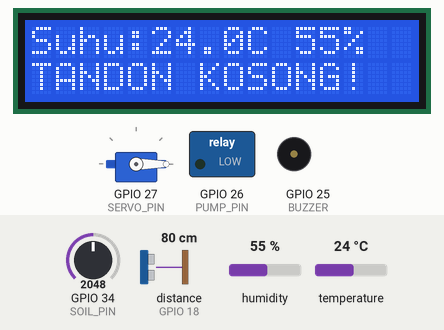
Recording of a program running on a simulated ESP32. Parts: 16×2 character LCD, servo, switched loads named in the program (green lamp = pin HIGH), buzzer (waves = sounding). Wiring (from diagram.json): ultrasonic range finder: trigger GPIO 5; echo GPIO 18. The inputs (shaded band) are chosen by the test bench; at power-on: distance to the obstacle (sensor on GPIO 18) 80 cm, GPIO 34 (SOIL_PIN) = 2048, humidity 55 %, temperature 24 °C. The echo pulse lasts 58.3 µs per cm; WiFi joins after 1.5 s; servers stay silent unless stated; no MQTT or app messages arrive unless stated; pins used as bus, display or sensor lines are not drawn; what the program prints to the serial monitor is not drawn.

Above: at 3.25 s.
3.9 s: distance to the obstacle (sensor on GPIO 18) set to 16 cm
10.0 s: distance to the obstacle (sensor on GPIO 18) set to 13 cm
At 11.1 s:
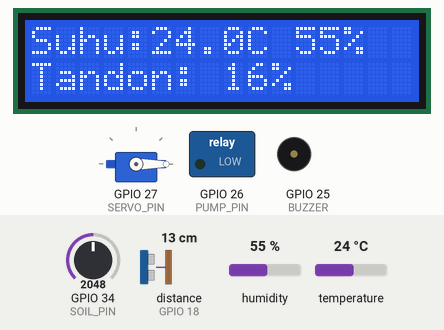
16.1 s: GPIO 34 (SOIL_PIN) set to 1696
At 18.6 s:
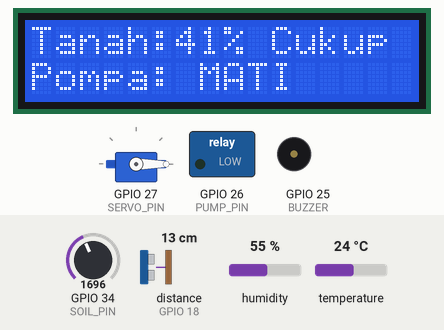
22.2 s: GPIO 34 (SOIL_PIN) set to 1582
At 25.1 s:
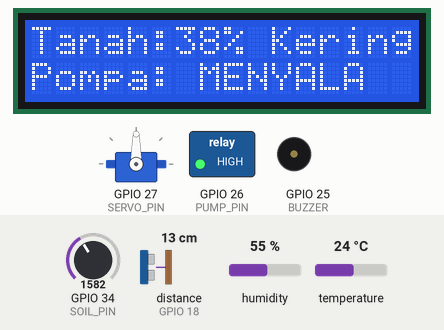
28.3 s: distance to the obstacle (sensor on GPIO 18) set to 18 cm
At 30.54 s:
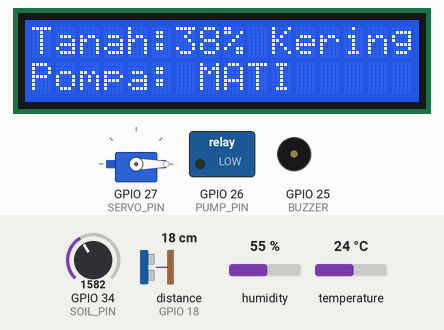
32.6 s: GPIO 34 (SOIL_PIN) set to 2866
At 36.99 s:
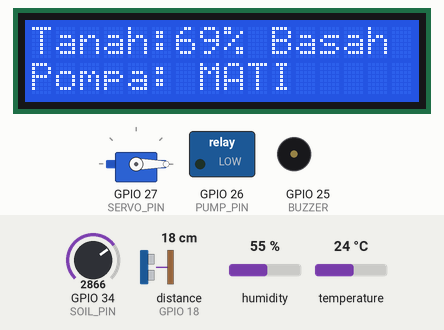
Timing chart, 0 to 38.8 s (numbered marks = the images above; inputs shaded):
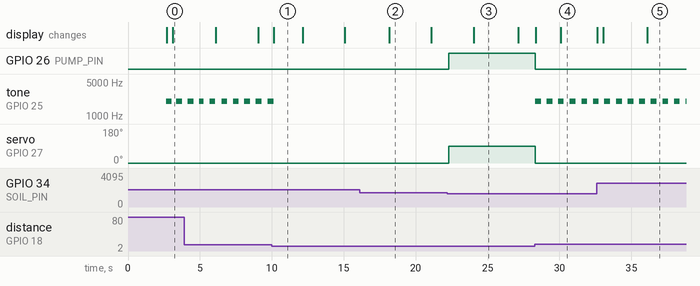

The program:

main.cpp
```cpp
#include <Arduino.h>
#include <DHT.h>
#include <Wire.h>
#include <LiquidCrystal_I2C.h>
#include <ESP32Servo.h>
#include <WiFi.h>
#include <WiFiClientSecure.h>
#include <PubSubClient.h>

// ======================= DEKLARASI FUNGSI =======================
String soilStatus(int soil);
String tempStatus(float t);

// ======================= WIFI & MQTT =======================
const char* WIFI_SSID = "Wokwi-GUEST";        // GANTI
const char* WIFI_PASS = "";    // GANTI

const char* MQTT_HOST = "j07117bb.ala.asia-southeast1.emqxsl.com";
const int   MQTT_PORT = 8883;
const char* MQTT_USER = "Lumba_Lumba";    // GANTI
const char* MQTT_PASS = "lumba123";    // GANTI

const char* TOPIC_DATA   = "smartfarm/lumba/data";
const char* TOPIC_EVENT  = "smartfarm/lumba/event";
const char* TOPIC_STATUS = "smartfarm/lumba/status";
const char* TOPIC_FREQ   = "smartfarm/lumba/set/buzzer_freq";

WiFiClientSecure espClient;
PubSubClient mqtt(espClient);

unsigned long lastMqttTry = 0;

// ======================= PIN =======================
#define SOIL_PIN  34
#define DHTPIN    15
#define TRIG      5
#define ECHO      18
#define PUMP_PIN  26
#define BUZZER    25
#define SERVO_PIN 27

#define RELAY_ON  HIGH
#define RELAY_OFF LOW

DHT dht(DHTPIN, DHT22);
LiquidCrystal_I2C lcd(0x27, 16, 2);
Servo myServo;

const int SOIL_DRY_PERCENT = 40;
const int SOIL_WET_PERCENT = 60;
const int TANK_EMPTY_CM    = 15;
const int TANK_FULL_CM     = 3;

bool pumpOn = false;
bool lastPump = false;
bool lastTankEmpty = false;

float t = 0, h = 0;

unsigned long lastDHT = 0;
unsigned long lastReport = 0;

// ======================= BUZZER =======================
const int BUZZER_CH      = 10;
int       buzzerFreq     = 2000;
const int BUZZER_BEEP_MS = 300;

unsigned long lastBeep = 0;
bool beepState = false;

void buzzerInit() {
#if ESP_ARDUINO_VERSION_MAJOR >= 3
  ledcAttach(BUZZER, 2000, 8);
#else
  ledcSetup(BUZZER_CH, 2000, 8);
  ledcAttachPin(BUZZER, BUZZER_CH);
#endif
}

void buzzerTone(int freq) {
#if ESP_ARDUINO_VERSION_MAJOR >= 3
  ledcWriteTone(BUZZER, freq);
#else
  ledcWriteTone(BUZZER_CH, freq);
#endif
}

void buzzerOff() {
  buzzerTone(0);
}

void alarmUpdate(bool active) {
  if (!active) {
    buzzerOff();
    beepState = false;
    return;
  }

  if (millis() - lastBeep >= BUZZER_BEEP_MS) {
    lastBeep = millis();
    beepState = !beepState;

    if (beepState) buzzerTone(buzzerFreq);
    else           buzzerOff();
  }
}

// ======================= MQTT =======================
void mqttEvent(const char* msg) {
  if (mqtt.connected()) mqtt.publish(TOPIC_EVENT, msg);
}

void mqttCallback(char* topic, byte* payload, unsigned int length) {
  char buf[16];
  unsigned int n = length < sizeof(buf) - 1 ? length : sizeof(buf) - 1;
  memcpy(buf, payload, n);
  buf[n] = '\0';

  if (strcmp(topic, TOPIC_FREQ) == 0) {
    int f = atoi(buf);
    buzzerFreq = constrain(f, 100, 5000);
    Serial.printf("[MQTT] Frekuensi buzzer diubah: %d Hz\n", buzzerFreq);
    mqttEvent("Frekuensi buzzer diubah via MQTT");
  }
}

void wifiConnect() {
  Serial.printf("[WIFI] Menghubungkan ke %s ", WIFI_SSID);
  WiFi.mode(WIFI_STA);
  WiFi.begin(WIFI_SSID, WIFI_PASS);

  unsigned long start = millis();
  while (WiFi.status() != WL_CONNECTED && millis() - start < 15000) {
    delay(500);
    Serial.print(".");
  }

  if (WiFi.status() == WL_CONNECTED) {
    Serial.printf("\n[WIFI] Terhubung, IP: %s\n", WiFi.localIP().toString().c_str());
  } else {
    Serial.println("\n[WIFI] Gagal, akan dicoba lagi di loop");
  }
}

// Non-blocking: dicoba tiap 5 detik, tidak menahan kontrol pompa
void mqttReconnect() {
  if (mqtt.connected()) return;
  if (millis() - lastMqttTry < 5000) return;
  lastMqttTry = millis();

  if (WiFi.status() != WL_CONNECTED) {
    Serial.println("[WIFI] Terputus, mencoba menyambung ulang...");
    WiFi.reconnect();
    return;
  }

  String clientId = "esp32-lumba-" + String((uint32_t)ESP.getEfuseMac(), HEX);
  Serial.print("[MQTT] Menghubungkan... ");

  if (mqtt.connect(clientId.c_str(), MQTT_USER, MQTT_PASS,
                   TOPIC_STATUS, 1, true, "offline")) {
    Serial.println("terhubung");
    mqtt.publish(TOPIC_STATUS, "online", true);
    mqtt.subscribe(TOPIC_FREQ);
  } else {
    Serial.printf("gagal, rc=%d\n", mqtt.state());
  }
}

void mqttPublishData(int soil, float dist, int tank, bool tankEmpty) {
  if (!mqtt.connected()) return;

  char json[320];
  snprintf(json, sizeof(json),
           "{\"soil\":%d,\"soil_status\":\"%s\",\"temp\":%.1f,\"hum\":%.0f,"
           "\"dist\":%.0f,\"tank\":%d,\"tank_empty\":%s,"
           "\"pump\":%s,\"alarm\":%s,\"buzzer_hz\":%d}",
           soil, soilStatus(soil).c_str(), t, h,
           dist >= 999 ? -1.0 : dist, tank, tankEmpty ? "true" : "false",
           pumpOn ? "true" : "false", tankEmpty ? "true" : "false", buzzerFreq);

  mqtt.publish(TOPIC_DATA, json);
}

// ======================= FUNGSI BANTU =======================
String soilStatus(int soil) {
  if (soil < SOIL_DRY_PERCENT) return "Kering";
  if (soil <= SOIL_WET_PERCENT) return "Cukup";
  return "Basah";
}

String tempStatus(float t) {
  if (t < 22) return "Dingin";
  if (t < 28) return "Nyaman";
  if (t < 32) return "Hangat";
  return "PANAS";
}

float readDistanceCm() {
  digitalWrite(TRIG, LOW);
  delayMicroseconds(2);

  digitalWrite(TRIG, HIGH);
  delayMicroseconds(10);

  digitalWrite(TRIG, LOW);

  long d = pulseIn(ECHO, HIGH, 30000);

  if (d == 0) return 999;

  return d * 0.0343 / 2;
}

int tankPercent(float dist) {
  float p = (TANK_EMPTY_CM - dist) * 100.0 /
            (TANK_EMPTY_CM - TANK_FULL_CM);

  return constrain((int)p, 0, 100);
}

void lcdLine(int row, String s) {
  while (s.length() < 16) s += ' ';

  lcd.setCursor(0, row);
  lcd.print(s.substring(0, 16));
}

void printReport(int soil, float dist, int tank, bool tankEmpty) {
  Serial.println();
  Serial.println("============== LAPORAN SMART FARMING ==============");

  Serial.printf("Kelembapan tanah : %d %%  -> %s (kering < %d%%, basah > %d%%)\n",
                soil, soilStatus(soil).c_str(),
                SOIL_DRY_PERCENT, SOIL_WET_PERCENT);

  Serial.printf("Suhu udara       : %.1f C  -> %s\n",
                t, tempStatus(t).c_str());

  Serial.printf("Kelembapan udara : %.0f %%\n", h);

  if (dist >= 999) {
    Serial.println("Jarak ke air     : tidak terbaca");
  } else {
    Serial.printf("Jarak ke air     : %.0f cm\n", dist);
  }

  Serial.printf("Isi tandon       : %d %%  -> %s\n",
                tank, tankEmpty ? "KOSONG!" : "Aman");

  Serial.printf("Pompa air        : %s\n",
                pumpOn ? "MENYALA (menyiram)" : "MATI");

  Serial.printf("Alarm            : %s (%d Hz)\n",
                tankEmpty ? "BERBUNYI (tandon kosong)" : "Diam",
                buzzerFreq);

  Serial.printf("WiFi / MQTT      : %s / %s\n",
                WiFi.status() == WL_CONNECTED ? "OK" : "putus",
                mqtt.connected() ? "OK" : "putus");

  Serial.println("===================================================");
}

// ======================= SETUP =======================
void setup() {
  Serial.begin(115200);

  pinMode(TRIG, OUTPUT);
  pinMode(ECHO, INPUT);
  pinMode(PUMP_PIN, OUTPUT);

  digitalWrite(PUMP_PIN, RELAY_OFF);

  dht.begin();

  lcd.init();
  lcd.backlight();

  myServo.setPeriodHertz(50);
  myServo.attach(SERVO_PIN, 500, 2400);
  myServo.write(0);

  buzzerInit();
  buzzerOff();

  lcdLine(0, "Smart Farming");
  lcdLine(1, "Connecting WiFi");

  Serial.println("--------------------------------------------------");
  Serial.println(" SMART FARMING - Penyiraman Otomatis (ESP32)");
  Serial.println("--------------------------------------------------");

  Serial.println("Cara kerja singkat:");
  Serial.println(" 1. Tanah KERING (< 40%) -> pompa menyala, tanaman disiram");
  Serial.println(" 2. Tanah BASAH (> 60%)  -> pompa mati");
  Serial.println(" 3. Antara 40-60%        -> pompa tetap di kondisi terakhir");
  Serial.println(" 4. Tandon KOSONG        -> pompa dipaksa mati + alarm bunyi");
  Serial.println("--------------------------------------------------");

  // WiFi + MQTT (TLS)
  wifiConnect();
  espClient.setInsecure();
  mqtt.setServer(MQTT_HOST, MQTT_PORT);
  mqtt.setCallback(mqttCallback);
  mqtt.setBufferSize(512);
  mqtt.setKeepAlive(30);

  delay(1000);
  lcd.clear();

  float nt = dht.readTemperature();
  float nh = dht.readHumidity();

  if (!isnan(nt) && !isnan(nh)) {
    t = nt;
    h = nh;
  }
}

// ======================= LOOP =======================
void loop() {
  // --- MQTT ---
  mqttReconnect();
  mqtt.loop();

  // --- Baca sensor ---
  int raw = analogRead(SOIL_PIN);
  int soil = map(raw, 0, 4095, 0, 100);

  if (millis() - lastDHT > 2000) {
    float nt = dht.readTemperature();
    float nh = dht.readHumidity();

    if (!isnan(nt) && !isnan(nh)) {
      t = nt;
      h = nh;
    } else {
      Serial.println("[PERINGATAN] Sensor DHT22 gagal dibaca, cek kabel!");
    }

    lastDHT = millis();
  }

  float dist = readDistanceCm();
  bool tankEmpty = dist > TANK_EMPTY_CM;
  int tank = tankPercent(dist);

  // --- Logika pompa (hysteresis) ---
  if (tankEmpty) {
    pumpOn = false;
  } else if (soil < SOIL_DRY_PERCENT) {
    pumpOn = true;
  } else if (soil > SOIL_WET_PERCENT) {
    pumpOn = false;
  }

  // --- Kontrol servo ---
  if (tankEmpty) {
    myServo.write(0);
  } else if (soil < SOIL_DRY_PERCENT) {
    myServo.write(90);
  } else if (soil > SOIL_WET_PERCENT) {
    myServo.write(0);
  }

  digitalWrite(PUMP_PIN, pumpOn ? RELAY_ON : RELAY_OFF);

  // --- Alarm buzzer ---
  alarmUpdate(tankEmpty);

  // --- Event log (serial + MQTT) ---
  if (pumpOn != lastPump) {
    if (pumpOn) {
      Serial.printf("[EVENT] Tanah KERING (%d%%) -> Pompa MENYALA, tanaman disiram\n", soil);
      mqttEvent("Tanah kering, pompa MENYALA");
    } else if (tankEmpty) {
      Serial.println("[EVENT] Tandon kosong -> Pompa DIMATIKAN paksa agar tidak rusak");
      mqttEvent("Tandon kosong, pompa dimatikan paksa");
    } else {
      Serial.printf("[EVENT] Tanah sudah cukup basah (%d%%) -> Pompa MATI\n", soil);
      mqttEvent("Tanah cukup basah, pompa MATI");
    }

    lastPump = pumpOn;
  }

  if (tankEmpty != lastTankEmpty) {
    if (tankEmpty) {
      Serial.println("[ALARM!] Air di tandon HABIS -> buzzer berbunyi, isi ulang tandon!");
      mqttEvent("ALARM: tandon habis");
    } else {
      Serial.println("[INFO] Tandon sudah terisi air lagi -> alarm berhenti");
      mqttEvent("Tandon terisi lagi, alarm berhenti");
    }

    lastTankEmpty = tankEmpty;
  }

  // --- LCD (ganti halaman tiap 3 detik) ---
  int page = (millis() / 3000) % 2;

  if (page == 0) {
    lcdLine(0, "Tanah:" + String(soil) + "% " + soilStatus(soil));
    lcdLine(1, String("Pompa: ") + (pumpOn ? "MENYALA" : "MATI"));
  } else {
    lcdLine(0, "Suhu:" + String(t, 1) + "C " + String(h, 0) + "%");
    lcdLine(1, tankEmpty ? String("TANDON KOSONG!") : "Tandon: " + String(tank) + "%");
  }

  // --- Laporan serial + publish MQTT tiap 3 detik ---
  if (millis() - lastReport > 3000) {
    printReport(soil, dist, tank, tankEmpty);
    mqttPublishData(soil, dist, tank, tankEmpty);
    lastReport = millis();
  }

  delay(100);
}
```

Measured:
- the behaviour switches between 15 and 14 cm on distance to the obstacle (sensor on GPIO 18) (found by bisection; images 0 and 1)
- the behaviour switches between 1638 and 1637 on GPIO 34 (SOIL_PIN) (found by bisection; images 2 and 3)
- after the input at 10.0 s, tone on GPIO 25 (BUZZER): goes on until 10.1 s, then stays silent; the display: changes after 0.15 s (image 1)
- after the input at 16.1 s, the display: changes after 2.1 s (image 2)
- after the input at 22.2 s, GPIO 26 (PUMP_PIN): LOW → HIGH after 0.09 s; servo on GPIO 27 (SERVO_PIN): 0° → 90° after 0.09 s; the display: changes after 1.8 s (image 3)
- after the input at 28.3 s, GPIO 26 (PUMP_PIN): HIGH → LOW at once; tone on GPIO 25 (BUZZER): alternates 2000 Hz for 0.40 s and silent for 0.40 s, starting at once; servo on GPIO 27 (SERVO_PIN): 90° → 0° at once; the display: first changes after 0.05 s (image 4 shows a later state)
- after the input at 32.6 s, the display: changes at once (image 5)
- by itself, tone on GPIO 25 (BUZZER): alternates 2000 Hz for 0.40 s and silent for 0.40 s
